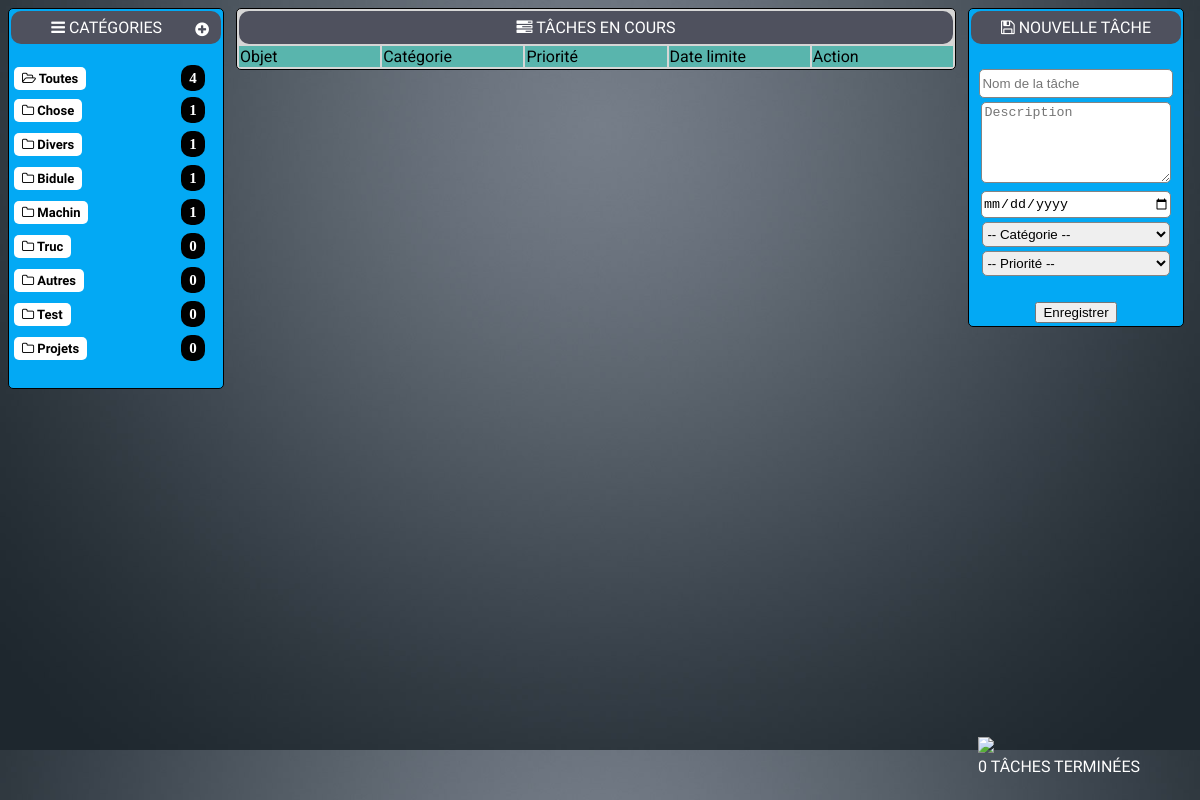
Page /index.php?cat=6 on the committed database.
### tables this page shows
CREATE TABLE `categories` (
  `id` int(11) NOT NULL,
  `categorie` varchar(50) NOT NULL
);

### cat.php (the view, shortened to what this page needs)
<?php
$countalle = $mysqli->query('
SELECT
COUNT(*) as countall
FROM taches');
$countall = $countalle->fetch_object();
?>
<table class="left">
<tr><td id="cat" class="titre" colspan="2" onclick="cacher();"><i class="fa fa-bars" aria-hidden="true"></i> Catégories <i class="fa fa-plus-circle plusss" aria-hidden="true"></i></td></tr>
    <tr><td >&nbsp;</td></tr>
    <tr><td class=""><a href="index.php"><span class="dossier"><i class="fa fa-folder-open-o" aria-hidden="true"></i> Toutes</span></a></td><td class="compteur"><span class="count"><?= $countall->countall ?></span></td></tr>
    <tr><td >
    <?php
    $categories = $mysqli->query('
SELECT c.id, c.categorie,
COUNT(t.id_categories) as count
FROM categories c
LEFT JOIN taches t
ON c.id = t.id_categories
GROUP BY c.categorie
ORDER BY count DESC');
    while ($cat = $categories->fetch_object()) {
        echo '<tr><td height="30px"><a href="index.php?cat='.$cat->id.'"><span class="dossier"><i class="fa fa-folder-o" aria-hidden="true"></i> '.$cat->categorie.'</span></a></td><td class="compteur"><span class="count">'.$cat->count.'</span></td></tr>';
    }
    ?>
            </td></tr><tr><td>&nbsp;</td></tr></table>
<?php
$result = $mysqli->query("SELECT COUNT(*) FROM corbeille");
$row_cnt = mysqli_fetch_row($result);
?>
<div class="trash" onclick="location.href='index.php?trashbin=view';">
    <img class="trash-img" src="img/trash.png">
    <div class="counttrash"><?= $row_cnt[0]; ?> Tâches terminées</div>
</div>

### css/styles.css (style rules this page uses)
.left { float: left; background-color: #03A9F4; border-radius: 5px; border: 1px solid black; width: 18vw; }
.titre { background-color: #4F515E; color: white; padding: 7px; text-align: center; border-radius: 10px; text-transform: uppercase; font-family: 'Passion One', cursive; }
a { text-decoration: none; }
span { background-color: white; padding: 4px 8px 4px 8px; margin: 2px; border-radius: 5px; font-weight: bold; color: black; }
.dossier { font-family: 'Montserrat Alternates', sans-serif; font-size: 13px; }
.count { -moz-border-radius: 10px; border-radius: 10px; border-color:black; background-color:black; color:white; padding-left:8px; padding-right:8px; padding-top:5px; padding-bottom:5px; font-size:15px; font-weight: bold; }
.compteur { text-align: center; }
.plusss { float: right; margin-top: 3px; margin-right: 5px; }
body { background-image: url("../img/bg.jpg"); background-size: cover; }
.trash-img { width: 40%; }
.trash { position: absolute; bottom: 2vw; right: 5vw; }
.counttrash { color: white; text-transform: uppercase; font-family: 'Passion One', cursive; }

### rows in the picture
categories: categorie "Chose", count "1"
categories: categorie "Divers", count "1"
categories: categorie "Bidule", count "1"
categories: categorie "Machin", count "1"
categories: categorie "Truc", count "0"
categories: categorie "Autres", count "0"
categories: categorie "Test", count "0"
categories: categorie "Projets", count "0"

### other values in the picture
$countall->countall "4"
$row_cnt[0] "0"
